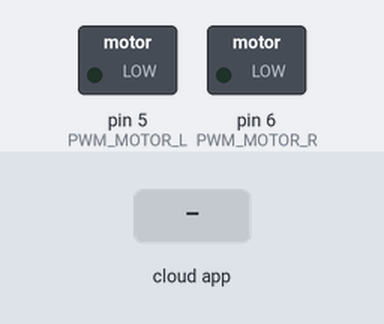
Bench run of a sketch on a simulated Arduino Uno, built with avr-gcc and run on an emulated ATmega328P. Parts: switched loads named in the sketch (green lamp = pin HIGH). The test bench sets the inputs (shaded band). The ROS host is connected and sends only what is stated.

Above: at 1.2 s.
1.3 s: the phone or cloud app sets pwm_R to 45
At 2.4 s:
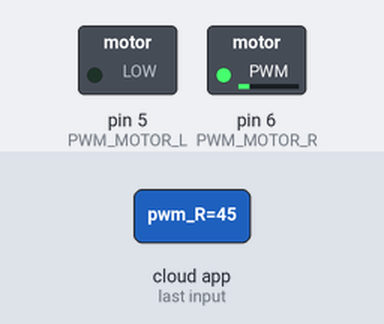
2.8 s: the phone or cloud app sets pwm_L to 45
At 3.6 s:
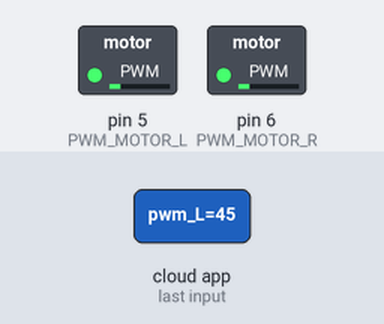
4.3 s: the phone or cloud app sets pwm_R to 0
At 4.7 s:
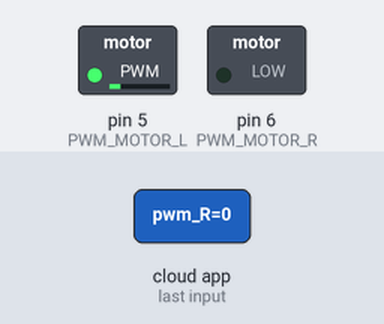
5.8 s: the phone or cloud app sets pwm_L to 90
At 7.0 s:
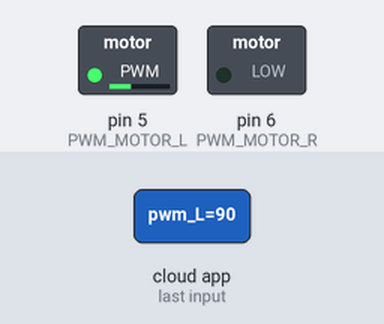
7.3 s: the phone or cloud app sets pwm_R to 90
At 8.2 s:
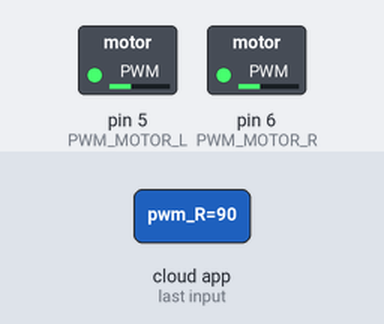
8.8 s: the phone or cloud app sets pwm_L to 0
At 9.4 s:
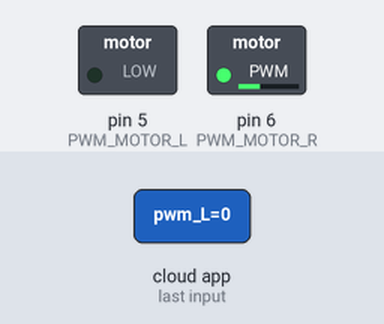
Timing chart, 0 to 11.3 s (numbered marks = the images above; inputs shaded):
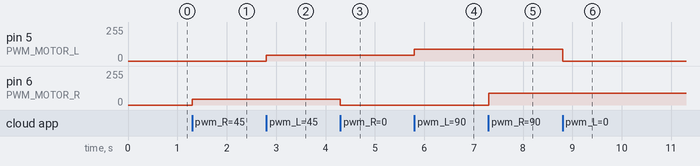

Measured:
- after the input at 1.3 s, pin 6 (PWM_MOTOR_R): 0/255 → 45/255 at once
- after the input at 2.8 s, pin 5 (PWM_MOTOR_L): 0/255 → 45/255 at once
- after the input at 4.3 s, pin 6 (PWM_MOTOR_R): 45/255 → 0/255 at once
- after the input at 5.8 s, pin 5 (PWM_MOTOR_L): 45/255 → 90/255 at once
- after the input at 7.3 s, pin 6 (PWM_MOTOR_R): 0/255 → 90/255 at once
- after the input at 8.8 s, pin 5 (PWM_MOTOR_L): 90/255 → 0/255 at once

The sketch:

FINAL_NANO_CODE.ino
```cpp
/*
 *  The main function of this code is to subscribe to pwm values of left
 *  and right motor coming from ros and execute the same using a motor shield
*/

// Adding all the libraries and dependencies
#include "math.h"
#if defined(ARDUINO) && ARDUINO >= 100
#include "Arduino.h"
#else
#include "WProgram.h"
#endif

#include <ros.h>
#include <ros/time.h>
#include <sensor_msgs/Range.h>
#include <std_msgs/Int16.h>


// defining the pins to control the motor shield
#define BRAKE 0
#define CW 1  // CW = Clockwise
#define CCW 2 // CCW = Counterclockwise

#define MOTOR_L 0
#define MOTOR_R 1

#define MOTOR_A1_PIN 7   // A1 Pin for motor1
#define MOTOR_B1_PIN 8   // B1 Pin for motor1

#define MOTOR_A2_PIN 4   // A2 Pin for motor2
#define MOTOR_B2_PIN 9   // B2 Pin for motor2

#define PWM_MOTOR_L 5    // PWM for motor1
#define PWM_MOTOR_R 6    // PWM for motor2

#define EN_PIN_1 A0   // enable pin for motor1
#define EN_PIN_2 A1   // enable pin for motor2

ros::NodeHandle  nh;

void motorGo(int motor, int direct, int pwm)         //Function that controls the variables: motor(1 or 2), direction (cw ou ccw) or pwm (range 0 to 255);
{
  if(motor == MOTOR_L)
  {
    if(direct == CW)
    {
      digitalWrite(MOTOR_A1_PIN, LOW);
      digitalWrite(MOTOR_B1_PIN, HIGH);
    }
    else if(direct == CCW)
    {
      digitalWrite(MOTOR_A1_PIN, HIGH);
      digitalWrite(MOTOR_B1_PIN, LOW);
    }
    else
    {
      digitalWrite(MOTOR_A1_PIN, LOW);
      digitalWrite(MOTOR_B1_PIN, LOW);
    }

    analogWrite(PWM_MOTOR_L, pwm);
  }


  else if(motor == MOTOR_R)
  {
    if(direct == CW)
    {
      digitalWrite(MOTOR_A2_PIN, LOW);
      digitalWrite(MOTOR_B2_PIN, HIGH);
    }
    else if(direct == CCW)
    {
      digitalWrite(MOTOR_A2_PIN, HIGH);
      digitalWrite(MOTOR_B2_PIN, LOW);
    }
    else
    {
      digitalWrite(MOTOR_A2_PIN, LOW);
      digitalWrite(MOTOR_B2_PIN, LOW);
    }

    analogWrite(PWM_MOTOR_R, pwm);
  }

}

// Function to get the data from the rostopic and execute it
void pwm_input_L( const std_msgs::Int16& pwm_value)
{
  int pwm =0;
  pwm = pwm_value.data;

  if ( pwm > 0 )
  {
  motorGo(MOTOR_L,CCW,pwm);
  }
  else
  {
  motorGo(MOTOR_L,CW,abs(pwm));
  }
}
ros::Subscriber<std_msgs::Int16> pwm_L("/pwm_L", &pwm_input_L);

// Function to get the data from the rostopic and execute it
void pwm_input_R( const std_msgs::Int16& pwm_value)
{
  int pwm_R =0;
  pwm_R = pwm_value.data;

  if ( pwm_R > 0 )
  {
  motorGo(MOTOR_R,CW,pwm_R);
  }
  else
  {
  motorGo(MOTOR_R,CCW,abs(pwm_R));
  }
}
ros::Subscriber<std_msgs::Int16> pwm_R("/pwm_R", &pwm_input_R);

// Initialize the node
void setup() {

  nh.getHardware()->setBaud(115200);
  nh.initNode();
  nh.subscribe(pwm_R);
  nh.subscribe(pwm_L);

  TCCR1B = TCCR1B & 0b11111000 | 1;
}

// infinite loop to keep the motor enable pins high while motor is moving.
void loop() {

  digitalWrite(EN_PIN_1, HIGH);
  digitalWrite(EN_PIN_2, HIGH);

  nh.spinOnce();

}
```
